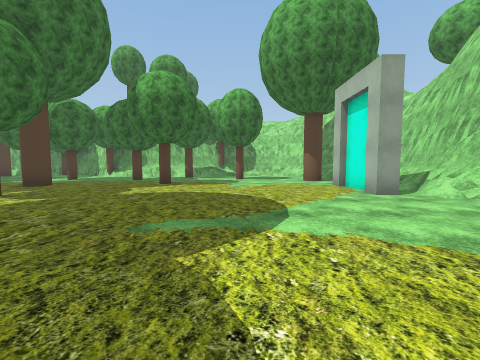
[1] (above)

24 first-person views from a walk through a 3-D level made in the Unity game engine. The camera is 1.4 m above the floor, tilts 4° down and sees 90° across. The floor is counted in squares, 2 m on a side. Each view is taken from the middle of a square. On the plan, view 1 faces up. The plan holds only what a view shows up to about 9 squares ahead; the rest is blank. The place goes on beyond the plan. Some trees and plants on the terrain are drawn as simple stand-ins. The player is left out. Some surface patterns are stand-ins.

[2]
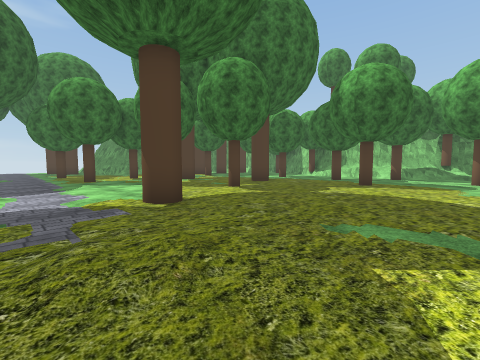

[3]
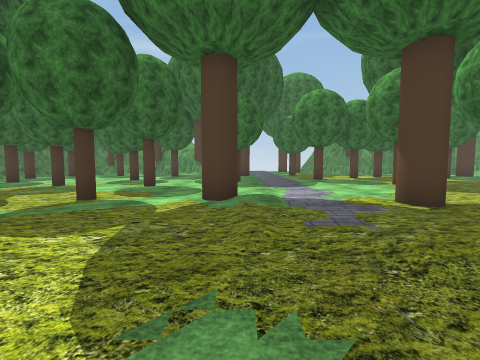

[4]
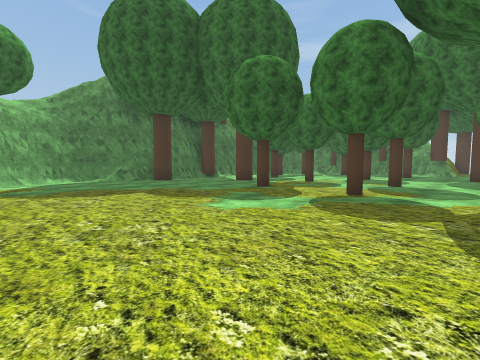

[5]
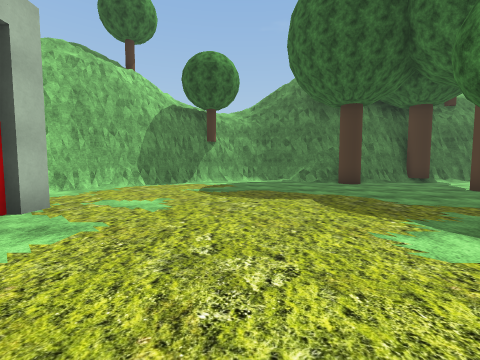

[6]
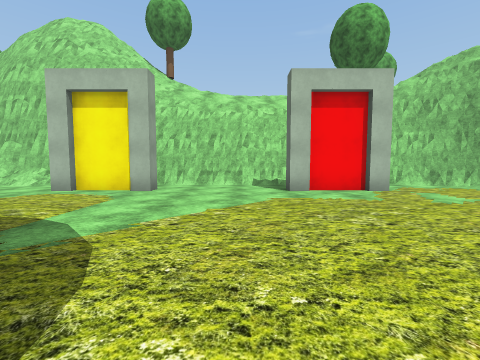

[7]
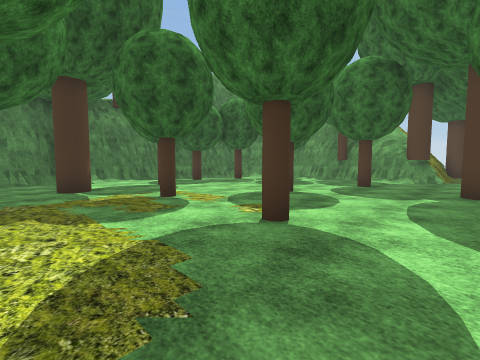

[8]
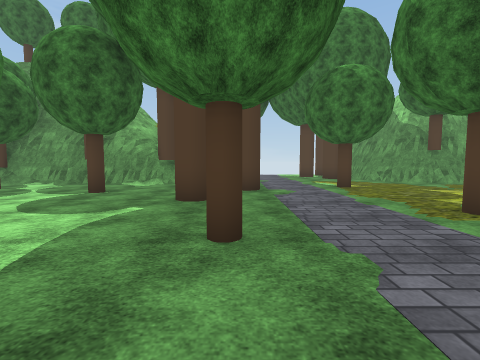

[9]
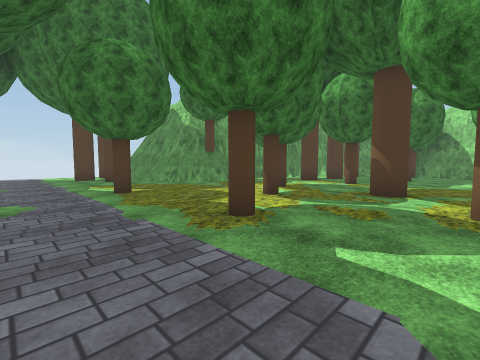

[10]
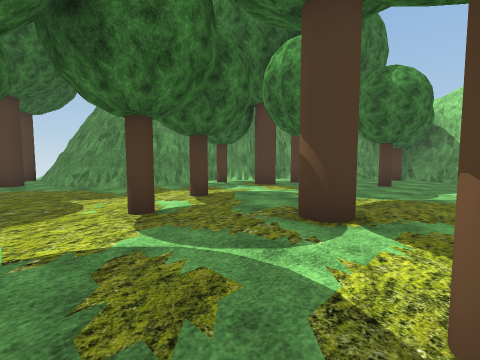

[11]
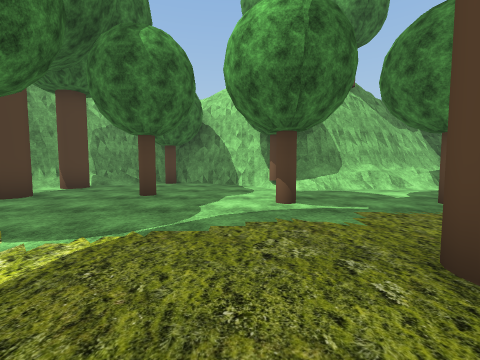

[12]
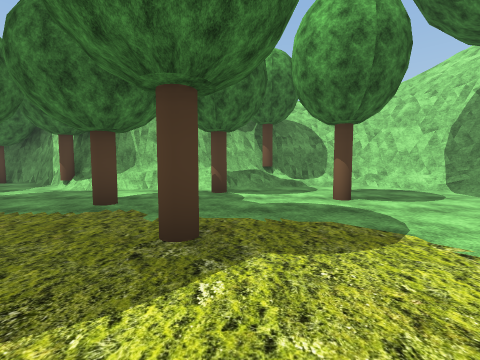

[13]
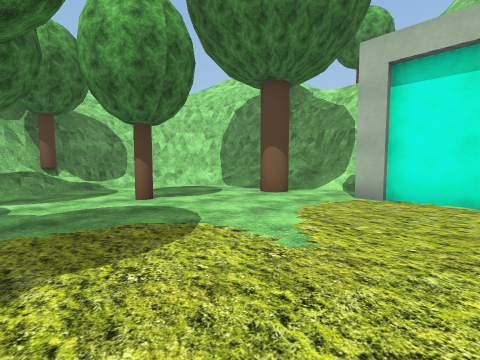

[14]
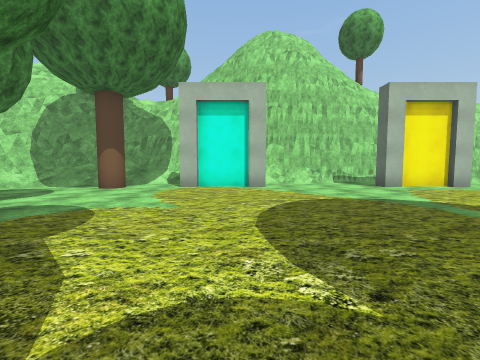

[15]
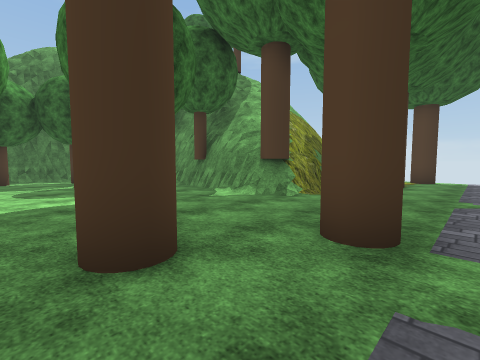

[16]
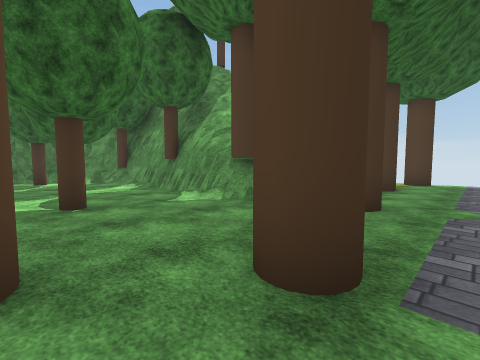

[17]
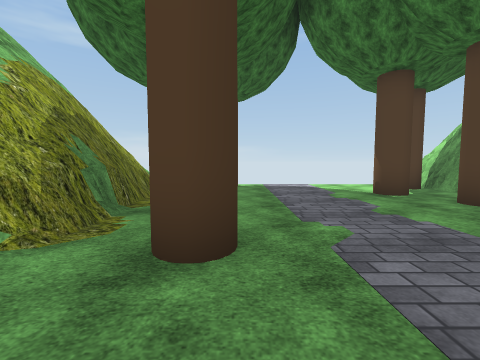

[18]
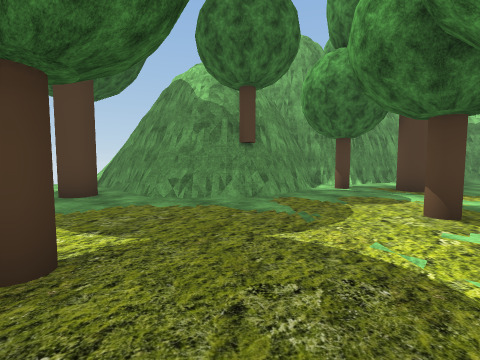

[19]
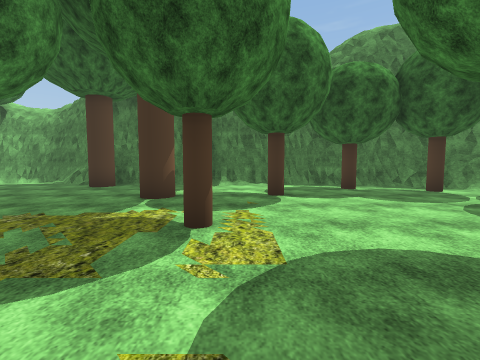

[20]
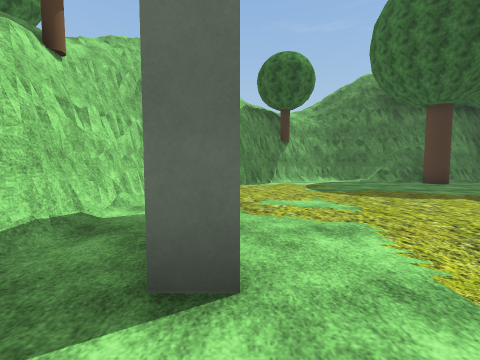

[21]
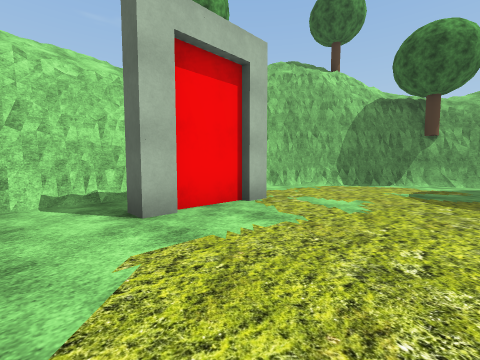

[22]
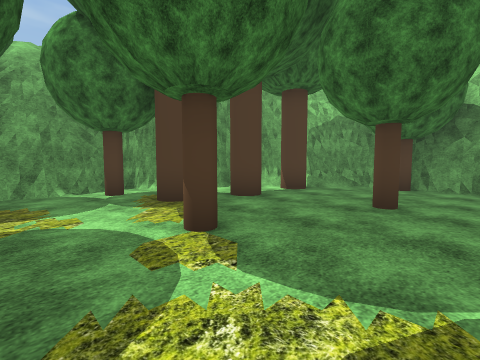

[23]
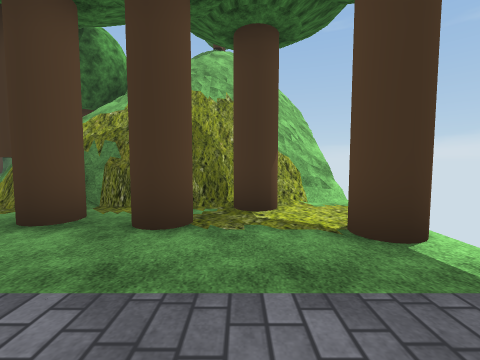

[24]
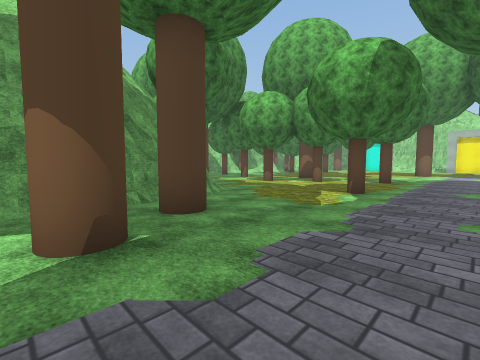

### Floor plan
Key: @ floor where view 1 was taken; # wall or solid block; . main floor; : floor 1 m higher than the main floor; / step, stairs or slope; = window, fence, low wall or low ledge; T tree; B block; O other object.
Columns run from 22 left of view 1 to 5 right of it. Each row starts with its distance up from view 1.
 15          ######     ##
 14         ##/.T.############
 13        ##T.....T###:////=##
 12        #............T..../##
 11       ##.T..T.........T.../#
 10       #........T..T......T/#
  9       #T.T.T............../#
  8       #.........T..T.....B.#
  7       #.........T........#.#
  6       #...T..T...........O.#
  5 #######..........T.......B.#
  4  T.........T..T............#
  3  ..TT......................#
  2  .TT....T...T.....T......B.#
  1  .................../....O #
  0  .................../.@..B #
 -1 TT....T..T...T...T///......#
 -2 T..TT.....T..............B.#
 -3  .T####....................#
 -4 =######/.T.....T.T.......B.#
 -5       #/....T............O.#
 -6       #/.................B.#
 -7       #/.......T.T.........#
 -8       #/.T...............B.#
 -9       #T.....T..T..........#
-10       ###T................##
-11         ##.T......T......##
-12          ######T####....##
-13                    ######

Positions as (right, up) in squares from view 1, and headings:
1: (0, 0), facing up
2: (0, 0), facing up-left
3: (0, -1), facing left
4: (1, -2), facing down-left
5: (0, -3), facing down
6: (-3, -3), facing right
7: (-5, -2), facing down-left
8: (-7, -1), facing left
9: (-8, 0), facing up-left
10: (-8, 3), facing up-left
11: (-8, 6), facing up
12: (-2, 6), facing up
13: (-2, 6), facing up-right
14: (-4, 6), facing right
15: (-11, 0), facing down-left
16: (-12, 0), facing down-left
17: (-14, -1), facing left
18: (-12, 2), facing up-left
19: (-8, -4), facing down
20: (3, -3), facing down
21: (0, -3), facing down-right
22: (-9, 7), facing up-left
23: (-20, 1), facing down
24: (-20, 0), facing up-right
